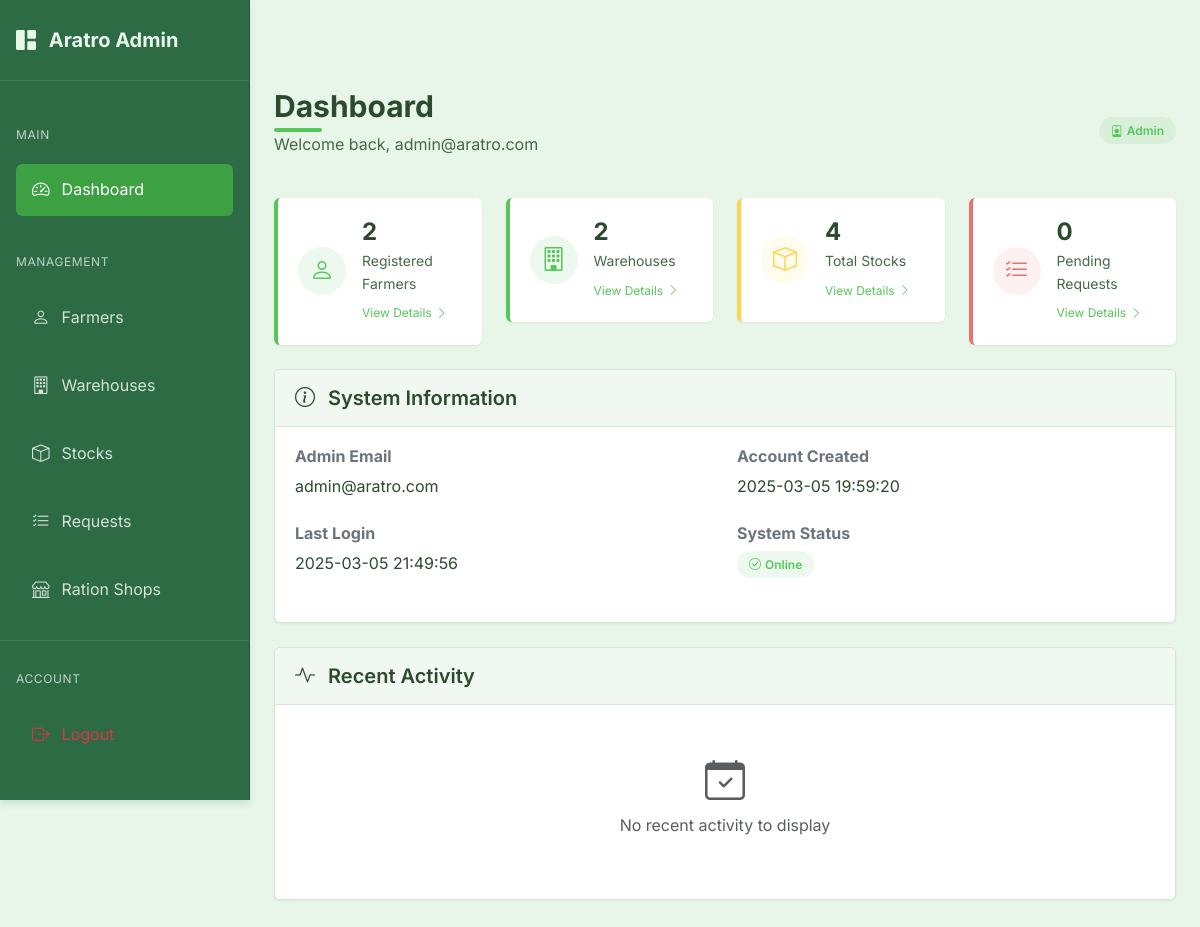
The page /admin/ (signed in) on the database as committed earlier.
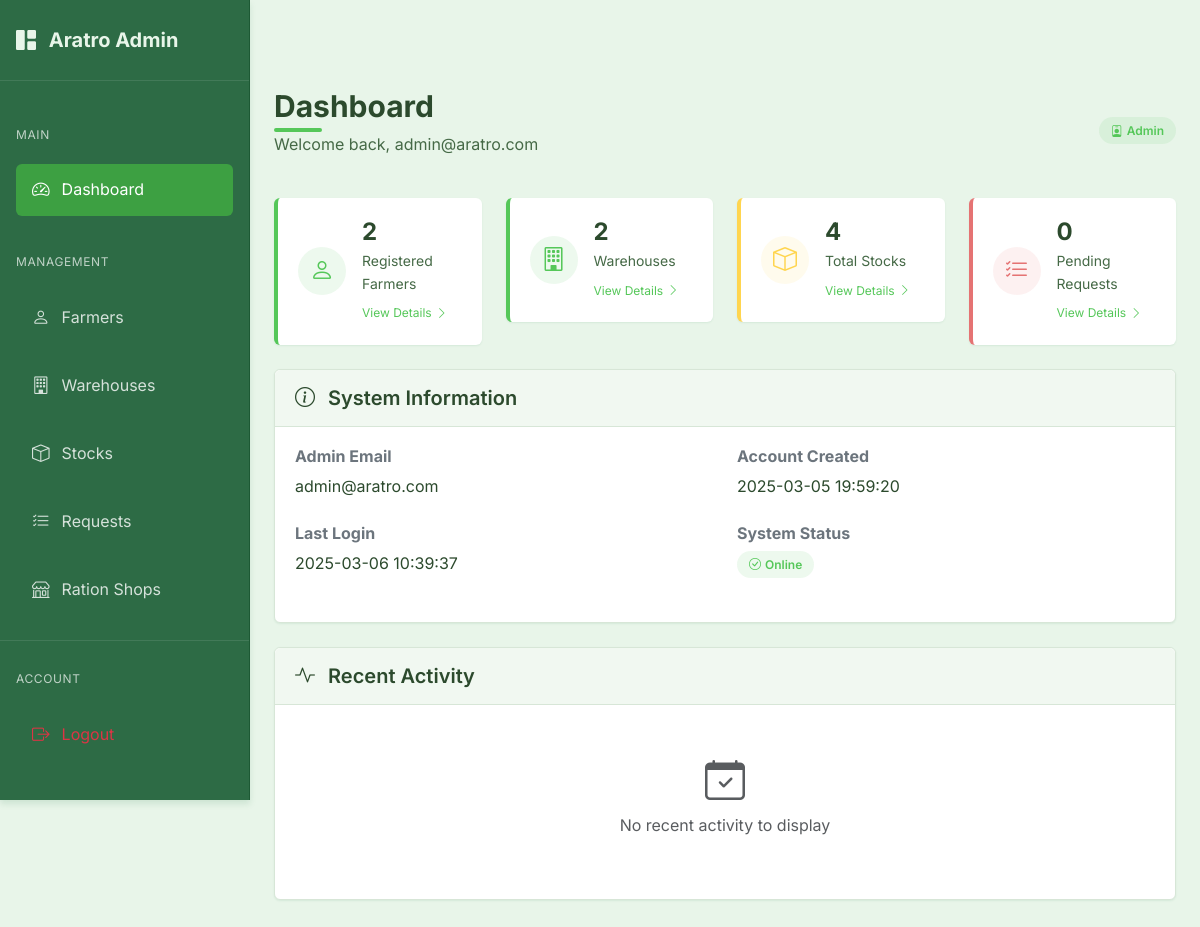
The same page on the database as committed later.
### models.py (models this page shows)
class Admin(UserMixin, db.Model):
    id = db.Column(db.Integer, primary_key=True)
    email = db.Column(db.String(100), unique=True, nullable=False)
    password_hash = db.Column(db.String(256), nullable=False)
    created_at = db.Column(db.DateTime, default=datetime.utcnow)
    last_login = db.Column(db.DateTime)
    role = 'admin'  # Add a static role attribute
    def get_id(self):
        return f"admin_{self.id}"
    def __repr__(self):
        return f'<Admin {self.email}>'

### routes.py (the view)
@admin.route('/')
@admin_required
def dashboard():
    print(f"Admin dashboard accessed by user: {current_user.id}")
    admin_user = Admin.query.get(current_user.id)
    farmer_count = Farmer.query.count()
    warehouse_count = Warehouse.query.count()
    stock_count = Stock.query.count()
    pending_requests = StockRequest.query.filter_by(status='pending').count()
    print(f"Dashboard stats: farmers={farmer_count}, warehouses={warehouse_count}, stocks={stock_count}, pending={pending_requests}")
    return render_template('admin/dashboard.html',
                          admin_user=admin_user,
                          farmer_count=farmer_count,
                          warehouse_count=warehouse_count,
                          stock_count=stock_count,
                          pending_requests=pending_requests)

### app.py (called while the page is built)
@login_manager.user_loader
def load_user(user_id):
    try:
        if user_id.startswith('admin_'):
            admin_id = int(user_id.split('_')[1])
            return Admin.query.get(admin_id)
        else:
            return User.query.get(int(user_id))
    except Exception as e:
        print(f"Error loading user: {e}")
        return None

@app.before_request
def before_request():
    session.permanent = True  # Use permanent session with lifetime set above

### routes.py (called while the page is built)
@admin.context_processor
def inject_admin_data():
    admin_data = {'current_user': current_user}
    if current_user.is_authenticated:
        admin_user = Admin.query.get(current_user.id)
        if admin_user:
            admin_data['admin_user'] = admin_user
    return admin_data

### templates/admin/dashboard.html (shortened to what the changed rows need)
{% extends "admin/base_admin.html" %}
{% block admin_content %}
<div class="page-header d-flex justify-content-between align-items-center">
    <div>
        <h1 class="page-title">Dashboard</h1>
        <p class="page-subtitle">Welcome back, {{ admin_user.email }}</p>
    </div>
</div>
<div class="admin-card">
    <div class="admin-card-body">
        <div class="row">
            <div class="col-md-6">
                <div class="mb-4">
                    <h6 class="fw-bold text-secondary mb-2">Admin Email</h6>
                    <p class="mb-0">{{ admin_user.email }}</p>
                </div>
                <div class="mb-4">
                    <h6 class="fw-bold text-secondary mb-2">Last Login</h6>
                    <p class="mb-0">{{ admin_user.last_login.strftime('%Y-%m-%d %H:%M:%S') if admin_user.last_login else 'First login' }}</p>
                </div>
            </div>
            <div class="col-md-6">
                <div class="mb-4">
                    <h6 class="fw-bold text-secondary mb-2">Account Created</h6>
                    <p class="mb-0">{{ admin_user.created_at.strftime('%Y-%m-%d %H:%M:%S') }}</p>
                </div>
            </div>
        </div>
    </div>
</div>
{% endblock %}

Rows that differ between the two databases and show on the page:
changed Admin "admin@aratro.com": last_login "2025-03-05 21:49:56" → "2025-03-06 10:39:37"
